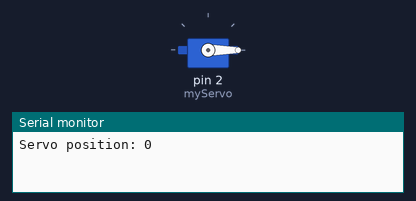
Recording of a sketch running on a simulated Arduino Uno, built with avr-gcc and run on an emulated ATmega328P. On the bench: servo, the last lines printed to the serial monitor.

Above: at 0.05 s.
At 4.25 s:
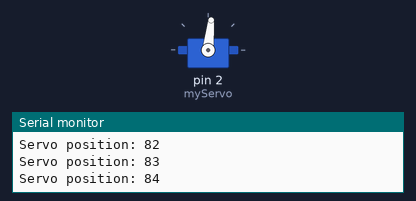
At 8.55 s:
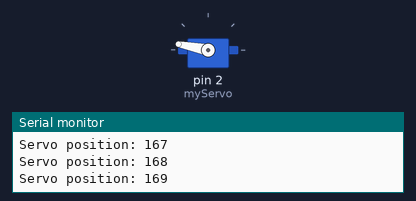
At 17.15 s:
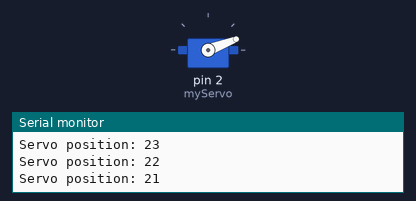
Timing chart, 0 to 23.7 s (numbered marks = the images above):
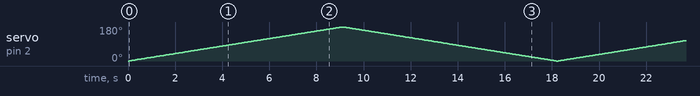

The sketch:

Servo180.ino
```cpp
#include <Servo.h>

Servo myServo;

void setup() {
    myServo.attach(2);
    Serial.begin(9600);
}

void loop() {
    for (int i=0; i<=180; ++i) {
        myServo.write(i);
        Serial.print("Servo position: ");
        Serial.println(i);
        delay(50);
    }
    for (int i=180; i>=0; --i) {
        myServo.write(i);
        Serial.print("Servo position: ");
        Serial.println(i);
        delay(50);
    }
}
```
